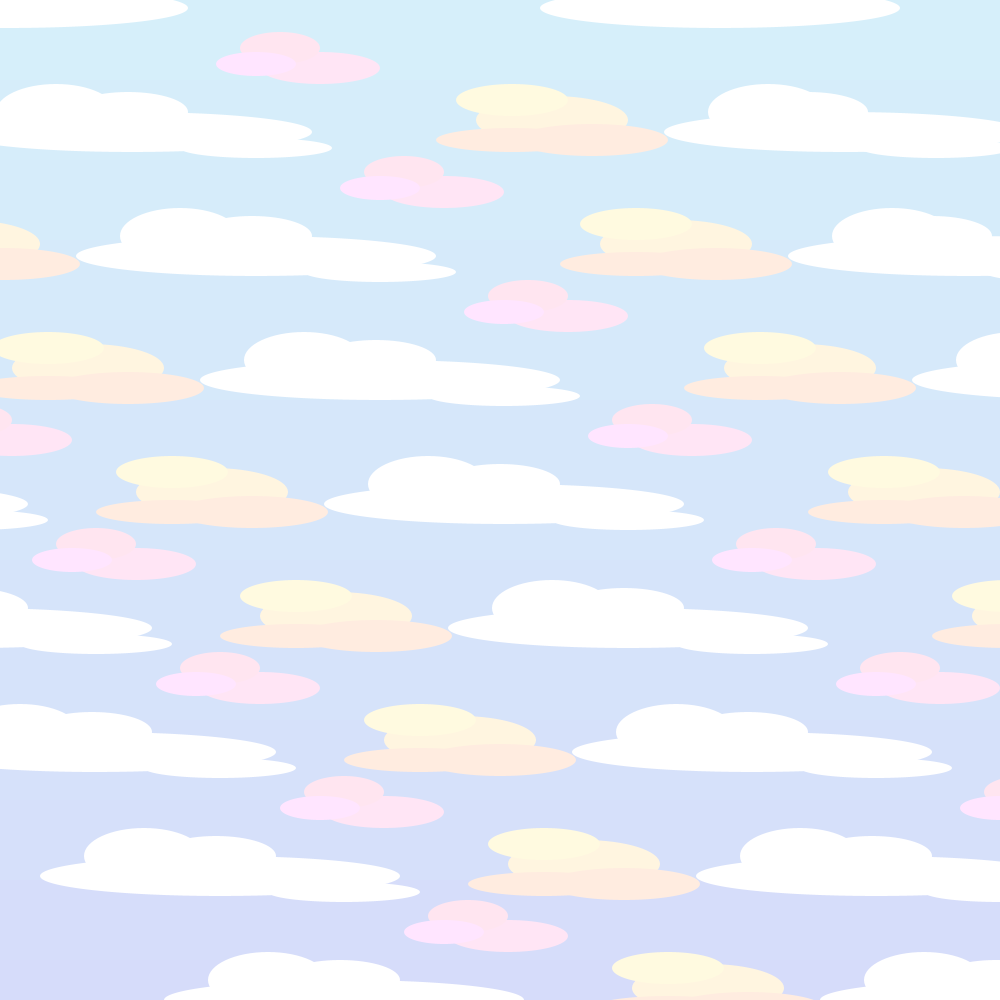
Frame 1 (no input)
Frame 60 (the mouse pressed at the canvas centre just before this capture): identical to frame 1, image omitted
Frame 120 (the mouse held since frame 60 and released just before this capture): identical to frame 1, image omitted

The Processing sketch that drew this single still picture (run headless with seeded random() and noise(); from frame 60 on, the mouse is pressed at the canvas centre):

// Processing sketch: processing_159942
// ── processing_159942.pde

float xoffset = 155;
float yoffset = 155;
 
void setup() {
size(1000, 1000);
smooth();
}
  
void draw() {
//background(214, 211, 255);
//background(162, 214, 255);
scale(0.8);
noStroke();
fill(214, 239, 250);
rect(0, 0, 1500, 100);
fill(214, 237.5, 250);
rect(0, 100, 1500, 100);
fill(214, 236, 250);
rect(0, 200, 1500, 100);
fill(214, 234.5, 250);
rect(0, 300, 1500, 100);
fill(214, 233, 250);
rect(0, 400, 1500, 100);
fill(214, 231.5, 250);
rect(0, 500, 1500, 100);
fill(214, 230, 250);
rect(0, 600, 1500, 100);
fill(214, 228.5, 250);
rect(0, 700, 1500, 100);
fill(214, 227, 250);
rect(0, 800, 1500, 100);
fill(214, 225.5, 250);
rect(0, 900, 1500, 100);
fill(214, 224, 250);
rect(0, 1000, 1500, 100);
fill(214, 221.5, 250);
rect(0, 1100, 1500, 100);
fill(214, 220, 250);
rect(0, 1200, 1500, 100);


int i = 0;
while (i < 9){
//whiteclouds
fill(255,255,255);
ellipse(10+xoffset*i, 10+yoffset*i, 450, 50);
ellipse(70+xoffset*i, 140+yoffset*i, 150, 70);
ellipse(160+xoffset*i, 140+yoffset*i, 150, 50);
ellipse(320+xoffset*i, 185+yoffset*i, 190, 25);

//orangeclouds
fill(255,245,224);
ellipse(690+xoffset*i, 150+yoffset*i, 190, 60);
fill(255,236,224);
ellipse(740+xoffset*i, 175+yoffset*i, 190, 40);
fill(255,236,224);
ellipse(640+xoffset*i, 175+yoffset*i, 190, 30);
fill(255,250,224);
ellipse(640+xoffset*i, 125+yoffset*i, 140, 40);
fill(255,245,224);
ellipse(-200+xoffset*i, 150+yoffset*i, 190, 60);
fill(255,236,224);
ellipse(-150+xoffset*i, 175+yoffset*i, 190, 40);
fill(255,236,224);
ellipse(-250+xoffset*i, 175+yoffset*i, 190, 30);
fill(255,250,224);
ellipse(-250+xoffset*i, 125+yoffset*i, 140, 40);

//whitecloudsonleft
fill(255,255,255);
ellipse(900+xoffset*i, 10+yoffset*i, 450, 50);
ellipse(960+xoffset*i, 140+yoffset*i, 150, 70);
ellipse(1010+xoffset*i, 140+yoffset*i, 150, 50);
ellipse(1170+xoffset*i, 185+yoffset*i, 190, 25);
ellipse(-810+xoffset*i, 10+yoffset*i, 450, 50);
ellipse(-660+xoffset*i, 140+yoffset*i, 150, 50);
ellipse(-750+xoffset*i, 140+yoffset*i, 150, 70);
ellipse(-500+xoffset*i, 185+yoffset*i, 190, 25);

//wispypinkcloud
fill(255,229,245);
ellipse(400+xoffset*i, 85+yoffset*i, 150, 40);
fill(255,229,240);
ellipse(350+xoffset*i, 60+yoffset*i, 100, 40);
fill(255,229,255);
ellipse(320+xoffset*i, 80+yoffset*i, 100, 30);
fill(255,229,245);
ellipse(-450+xoffset*i, 85+yoffset*i, 150, 40);
fill(255,229,240);
ellipse(-500+xoffset*i, 60+yoffset*i, 100, 40);
fill(255,229,255);
ellipse(-530+xoffset*i, 80+yoffset*i, 100, 30);


i = i + 1; // or i++
}
}
